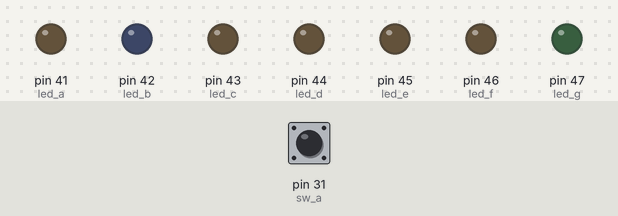
This sketch was run on a simulated Arduino Mega 2560, built with avr-gcc and run on an emulated ATmega2560. Shown: output pins drawn as LEDs (lit = HIGH). Inputs (shaded band) come from the test bench; at power-on: pin 31 (sw_a) HIGH.

Above: at 1.2 s.
1.3 s: pin 31 (sw_a) pulled LOW for 0.15 s
At 3.4 s:
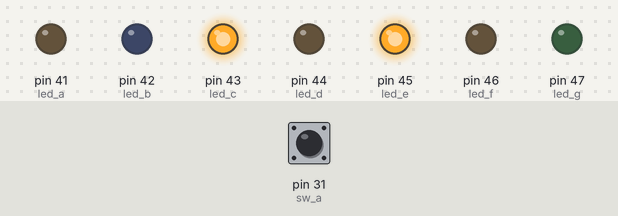
At 4.1 s:
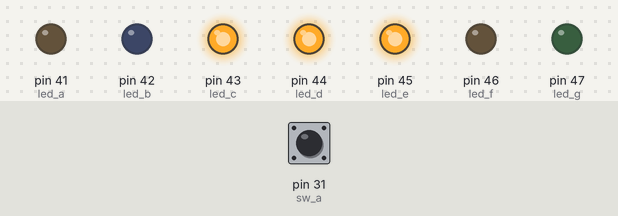
4.3 s: pin 31 (sw_a) pulled LOW for 3.2 s
At 13.6 s:
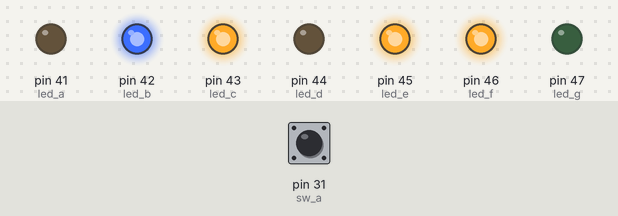
Timing chart, 0 to 15.0 s (numbered marks = the images above; inputs shaded):
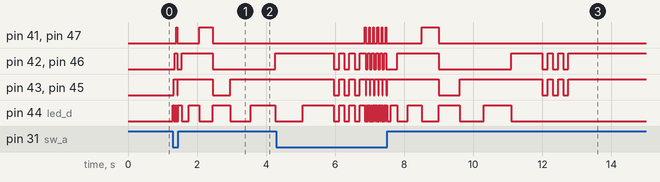

Measured:
- after the input at 1.3 s, pin 41 (led_a): LOW → HIGH after 0.10 s, → LOW 0.02 s later, → HIGH 0.64 s later, → LOW 0.40 s later; pin 42 (led_b): goes HIGH 0.06 s, LOW 0.14 s, HIGH 0.90 s, LOW 1.8 s, then HIGH, starting after 0.06 s
- after the input at 4.3 s, pin 41 (led_a), pin 47 (led_g): goes 5 × (HIGH 0.02 s, LOW 0.10 s), HIGH 0.02 s, LOW 1.0 s, HIGH 0.50 s, then LOW, starting after 2.6 s

The sketch:

saikoro.ino
```cpp
//*****************************************************************************
// File Name            : saikoro.ino
//-----------------------------------------------------------------------------
// Function             : saikoro
//
//-----------------------------------------------------------------------------
// Designer             : yokomizo
//-----------------------------------------------------------------------------
// History
// -.-- 2014/09/10
//*****************************************************************************
// LEDのピン番号定義
#define led_a 41
#define led_b 42
#define led_c 43
#define led_d 44
#define led_e 45
#define led_f 46
#define led_g 47
// プッシュスイッチのピン番号定義
#define sw_a 31
//サイコロのLED表示制御
void saikoro_led (char data_in) {
  switch(data_in){
    case 0:
      digitalWrite(led_a, LOW);
      digitalWrite(led_b, LOW);
      digitalWrite(led_c, LOW);
      digitalWrite(led_d, LOW);
      digitalWrite(led_e, LOW);
      digitalWrite(led_f, LOW);
      digitalWrite(led_g, LOW);
      break;
    case 1:
      digitalWrite(led_a, LOW);
      digitalWrite(led_b, LOW);
      digitalWrite(led_c, LOW);
      digitalWrite(led_d, HIGH);
      digitalWrite(led_e, LOW);
      digitalWrite(led_f, LOW);
      digitalWrite(led_g, LOW);
      break;
    case 2:
      digitalWrite(led_a, LOW);
      digitalWrite(led_b, LOW);
      digitalWrite(led_c, HIGH);
      digitalWrite(led_d, LOW);
      digitalWrite(led_e, HIGH);
      digitalWrite(led_f, LOW);
      digitalWrite(led_g, LOW);
      break;
    case 3:
      digitalWrite(led_a, LOW);
      digitalWrite(led_b, LOW);
      digitalWrite(led_c, HIGH);
      digitalWrite(led_d, HIGH);
      digitalWrite(led_e, HIGH);
      digitalWrite(led_f, LOW);
      digitalWrite(led_g, LOW);
      break;
    case 4:
      digitalWrite(led_a, LOW);
      digitalWrite(led_b, HIGH);
      digitalWrite(led_c, HIGH);
      digitalWrite(led_d, LOW);
      digitalWrite(led_e, HIGH);
      digitalWrite(led_f, HIGH);
      digitalWrite(led_g, LOW);
      break;
    case 5:
      digitalWrite(led_a, LOW);
      digitalWrite(led_b, HIGH);
      digitalWrite(led_c, HIGH);
      digitalWrite(led_d, HIGH);
      digitalWrite(led_e, HIGH);
      digitalWrite(led_f, HIGH);
      digitalWrite(led_g, LOW);
      break;
    case 6:
      digitalWrite(led_a, HIGH);
      digitalWrite(led_b, HIGH);
      digitalWrite(led_c, HIGH);
      digitalWrite(led_d, LOW);
      digitalWrite(led_e, HIGH);
      digitalWrite(led_f, HIGH);
      digitalWrite(led_g, HIGH);
      break;
    case 7:
      digitalWrite(led_a, HIGH);
      digitalWrite(led_b, HIGH);
      digitalWrite(led_c, HIGH);
      digitalWrite(led_d, HIGH);
      digitalWrite(led_e, HIGH);
      digitalWrite(led_f, HIGH);
      digitalWrite(led_g, HIGH);
      break;
    default:
      break;
  }
}

void setup() {
  // initialize the digital pin as an output.
  pinMode(led_a, OUTPUT);
  pinMode(led_b, OUTPUT);
  pinMode(led_c, OUTPUT);
  pinMode(led_d, OUTPUT);
  pinMode(led_e, OUTPUT);
  pinMode(led_f, OUTPUT);
  pinMode(led_g, OUTPUT);
  pinMode(sw_a, INPUT);
}

void loop() {
  int chg_tim; //数字決定時の表示時間
  char s_en=0; //サイコロの動作イネーブル 1で動作
  int num=0;   //サイコロの数字
  //ここから処理
  //loop関数は一旦終了して再度コールされるが
  //ローカル関数が初期化されるため
  //while文でループして初期化されないようにする
  while(1){
  //スイッチが0(押された状態)では番号を高速でカウント
  if((digitalRead(sw_a)==0)){
    //イネーブルにする
     s_en=1;
    //サイコロのカウント
    if(num>=6) //6以上ならば
      num=1; //１にする
    else
      num++; //+1する
    saikoro_led(num);//サイコロ表示
    delay(20);//遅延
  }
  else
  //スイッチが1(押してない状態)の場合
    //サイコロが停止するまでイネーブルになっている
    if(s_en==1){
      //表示時間を長くしながらループ
      for( chg_tim=0; chg_tim<=8;chg_tim++){
        //サイコロのカウント
        if(num>=6)
          num=1;
        else
          num++;
        saikoro_led(num);//サイコロ表示
        delay(100 + chg_tim*100);//遅延
      }
     s_en=0;//遅延させた表示が終了したらイネーブルを解除
     //数字が決定したので3回点滅
      for( chg_tim=0; chg_tim<=2;chg_tim++){
      saikoro_led(0);
      delay(150);
      saikoro_led(num);
      delay(150);
      }
    }
    //イネーブルでない場合は数字を表示
    else{
      saikoro_led(num);
    }
  }
}
```
